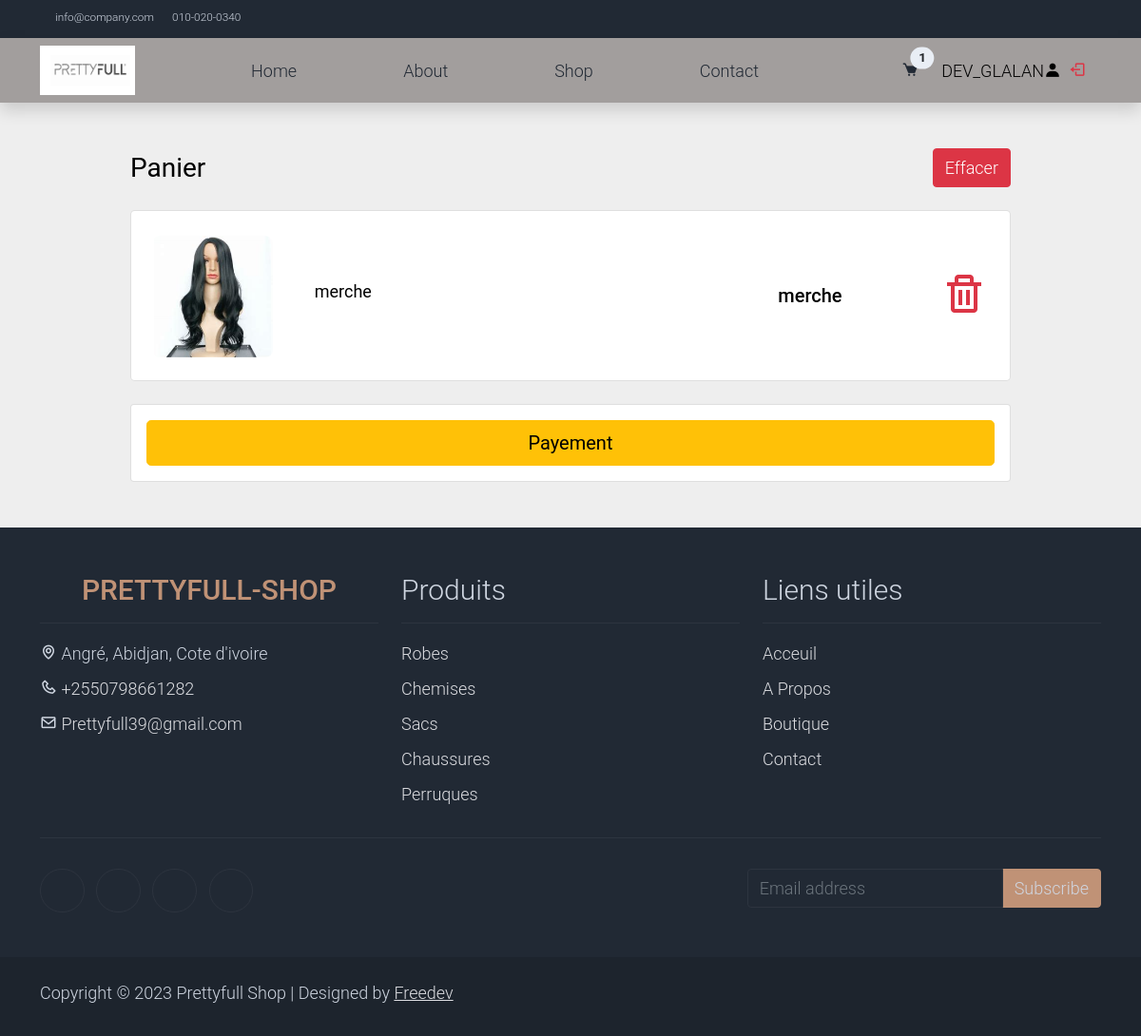
The page /cart/ (signed in) on the database its author committed.
### accounts/models.py (models this page shows)
class Shopper(AbstractUser):
    pass

### store/models.py (models this page shows, shortened)
class Cart(models.Model):
    user = models.OneToOneField(AUTH_USER_MODEL, on_delete=models.CASCADE)
    orders = models.ManyToManyField(Order)

class Order(models.Model):
    user = models.ForeignKey(AUTH_USER_MODEL, on_delete=models.CASCADE)
    product = models.ForeignKey(Product, on_delete=models.CASCADE)
    quantity = models.IntegerField(default=1)
    ordered = models.BooleanField(default=False)
    ordered_date = models.DateTimeField(blank=True, null=True)

class Product(models.Model):
    name = models.CharField(max_length=128)
    slug = models.SlugField(max_length=128)
    price = models.FloatField(default=0.0)
    stock = models.IntegerField(default=0)
    description = models.TextField(blank=True)
    thumbnail = models.ImageField(upload_to="products", blank=True, null=True)

### store/views.py (the view)
# urls.py: path('cart/', cart, name='cart'),
def cart(request):
    cart = get_object_or_404(Cart, user=request.user)
    return render(request,'store/cart.html', context={"orders": cart.orders.all()})

### store/templates/store/cart.html (shortened to what this page needs)
{% extends 'base.html' %}
{% block content %}
<section class="h-100" style="background-color: #eee;">
     <div class="container h-100 py-5">
       <div class="row d-flex justify-content-center align-items-center h-100">
         <div class="col-10">
           <div class="d-flex justify-content-between align-items-center mb-4">
             <h3 class="fw-normal mb-0 text-black">Panier</h3>
             <div>
               <p class="mb-0"><a href="{% url 'delete-cart' %}" class="btn btn-danger">Effacer</a></p>
             </div>
           </div>
           {% for order in orders %}
           <div class="card rounded-3 mb-4">
             <div class="card-body p-4">
               <div class="row d-flex justify-content-between align-items-center">
                 <div class="col-md-2 col-lg-2 col-xl-2">
                   <img
                     src="{{ order.product.thumbnail.url }}"
                     class="img-fluid rounded-3" alt="{{ order.product.name }}">
                 </div>
                 <div class="col-md-3 col-lg-3 col-xl-3">
                   <p class="lead fw-normal mb-2">{{ order.product.name }}</p>
                 </div>
                 <div class="col-md-3 col-lg-3 col-xl-2 d-flex">
                   <button class="btn btn-link px-2"
                     onclick="this.parentNode.querySelector('input[type=number]').stepDown()">
                   </button>
                 </div>
                 <div class="col-md-3 col-lg-2 col-xl-2 offset-lg-1">
                   <h5 class="mb-0">{{ order.product.name }}</h5>
                 </div>
                 <div class="col-md-1 col-lg-1 col-xl-1 text-end">
                   <a href="{% url 'delete-cart' %}" class="text-danger"><i class='bx bx-trash bx-lg'></i></a>
                 </div>
               </div>
             </div>
           </div>
           {% endfor %}
           <div class="card">
             <div class="card-body">
               <button type="button" class="btn btn-warning btn-block btn-lg">Payement</button>
             </div>
           </div>
         </div>
       </div>
     </div>
   </section>
{% endblock content %}

### templates/base.html (shortened to what this page needs)
<!DOCTYPE html>
<html lang="fr">
<head>
    <link rel="stylesheet" href="https://cdn.jsdelivr.net/npm/bootstrap@4.3.1/dist/css/bootstrap.min.css">
    <link href='https://unpkg.com/boxicons@2.1.4/css/boxicons.min.css' rel='stylesheet'>
    {% load static %}
    <link rel="stylesheet" href=" {% static 'css/bootstrap.min.css' %}">
    <link rel="stylesheet" href="{% static 'css/exemple.css' %}">
    <link rel="stylesheet" href="{% static 'css/templatemo.css' %}">
</head>
<body>
   <nav class="navbar navbar-expand-lg bg-dark navbar-light d-none d-lg-block" id="templatemo_nav_top">
      <div class="container text-light">
          <div class="w-100 d-flex justify-content-between">
              <div>
                  <a class="navbar-sm-brand text-light text-decoration-none" href="mailto:info@company.com">info@company.com</a>
                  <a class="navbar-sm-brand text-light text-decoration-none" href="tel:010-020-0340">010-020-0340</a>
              </div>
              <div>
                  <a class="text-light" href="https://fb.com/templatemo" target="_blank" rel="sponsored"></a>
                  <a class="text-light" href="https://www.instagram.com/" target="_blank"></a>
                  <a class="text-light" href="https://twitter.com/" target="_blank"></a>
              </div>
          </div>
      </div>
  </nav>
  <nav class="navbar navbar-expand-lg navbar-light shadow">
    <div class="container d-flex justify-content-between align-items-center">
        <a href="" class="logo"><img src="{% static 'images/logo.png'%}" alt=""></a>
        <div class="align-self-center collapse navbar-collapse flex-fill  d-lg-flex justify-content-lg-between" id="templatemo_main_nav">
            <div class="flex-fill">
                <ul class="nav navbar-nav d-flex justify-content-between mx-lg-auto">
                    <li class="nav-item">
                        <a class="nav-link" href="{% url 'index'%}">Home</a>
                    </li>
                    <li class="nav-item">
                        <a class="nav-link" href="{% url 'about'%}">About</a>
                    </li>
                    <li class="nav-item">
                        <a class="nav-link" href="shop.html">Shop</a>
                    </li>
                    <li class="nav-item">
                        <a class="nav-link" href="{% url 'contact' %}">Contact</a>
                    </li>
                </ul>
            </div>
            <div class="navbar align-self-center d-flex">
                <a class="nav-icon d-none d-lg-inline" href="#" data-bs-toggle="modal" data-bs-target="#templatemo_search">
                </a>
                <a class="nav-icon position-relative text-decoration-none" href="{% url 'cart' %}">
                    <i class='bx bxs-cart mr-1' ></i>
                    <span class="position-absolute top-0 left-100 translate-middle badge rounded-pill bg-light text-dark">{{ user.cart.orders.count }}</span>
                </a>
                {% if user.is_authenticated %}
                 {{ user.username }}<i class='bx bxs-user bx-2x'></i>
             <a href="{% url 'logout' %}">
                <i class='bx bx-log-out ml-2 text-danger bx-3x'></i>
             </a>
             {% endif %}
            </div>
        </div>
    </div>
</nav>
      {% block content %}
      {% endblock content %}
      <footer class="bg-dark" id="tempaltemo_footer">
         <div class="container">
             <div class="row">
                 <div class="col-md-4 pt-5">
                     <h2 class="h2 text-success border-bottom pb-3 border-light logo">PRETTYFULL-SHOP</h2>
                     <ul class="list-unstyled text-light footer-link-list">
                         <li>
                            <i class='bx bx-map'></i>
                            Angré, Abidjan, Cote d'ivoire
                         </li>
                         <li>
                            <i class='bx bx-phone'></i>
                           <a class="text-decoration-none" href="tel:">+2550798661282</a>
                         </li>
                         <li>
                            <i class='bx bx-envelope'></i>
                             <a class="text-decoration-none" href="mailto:">Prettyfull39@gmail.com</a>
                         </li>
                     </ul>
                 </div>
                 <div class="col-md-4 pt-5">
                     <h2 class="h2 text-light border-bottom pb-3 border-light">Produits</h2>
                     <ul class="list-unstyled text-light footer-link-list">
                         <li><a class="text-decoration-none" href="#">Robes</a></li>
                         <li><a class="text-decoration-none" href="#">Chemises</a></li>
                         <li><a class="text-decoration-none" href="#">Sacs</a></li>
                         <li><a class="text-decoration-none" href="#">Chaussures</a></li>
                         <li><a class="text-decoration-none" href="#">Perruques</a></li>
                     </ul>
                 </div>
                 <div class="col-md-4 pt-5">
                     <h2 class="h2 text-light border-bottom pb-3 border-light">Liens utiles</h2>
                     <ul class="list-unstyled text-light footer-link-list">
                         <li><a class="text-decoration-none" href="{% url 'index'%}">Acceuil</a></li>
                         <li><a class="text-decoration-none" href="{% url 'about'%}">A Propos</a></li>
                         <li><a class="text-decoration-none" href="#">Boutique</a></li>
                         <li><a class="text-decoration-none" href="#">Contact</a></li>
                     </ul>
                 </div>
             </div>
             <div class="row text-light mb-4">
                 <div class="col-12 mb-3">
                     <div class="w-100 my-3 border-top border-light"></div>
                 </div>
                 <div class="col-auto me-auto">
                     <ul class="list-inline text-left footer-icons">
                         <li class="list-inline-item border border-light rounded-circle text-center">
                         </li>
                         <li class="list-inline-item border border-light rounded-circle text-center">
                         </li>
                         <li class="list-inline-item border border-light rounded-circle text-center">
                         </li>
                         <li class="list-inline-item border border-light rounded-circle text-center">
                         </li>
                     </ul>
                 </div>
                 <div class="col-auto">
                     <div class="input-group mb-2">
                         <input type="text" class="form-control bg-dark border-light" id="subscribeEmail" placeholder="Email address">
                         <div class="input-group-text btn-success text-light">Subscribe</div>
                     </div>
                 </div>
             </div>
         </div>
         <div class="w-100 bg-black py-3">
             <div class="container">
                 <div class="row pt-2">
                     <div class="col-12">
                         <p class="text-left text-light">
                             Copyright © 2023 Prettyfull Shop
                             | Designed by <a rel="sponsored" href="" target="_blank">Freedev</a>
                         </p>
                     </div>
                 </div>
             </div>
         </div>
     </footer>
</body>
</html>

### static/css/exemple.css (style rules this page uses)
body { background-color: #A29E9D; color: black; }
.logo { display: flex; justify-content: center; align-items: center; font-weight: 700; }
.logo img { width: 100px; margin-right: 1rem; }

### static/css/templatemo.css (style rules this page uses)
body, ul, li, p, a, label, input, div { font-family: 'Roboto', sans-serif; font-size: 18px !important; font-weight: 300 !important; }
.h2 { font-family: 'Roboto', sans-serif; font-size: 30px !important; font-weight: 300; }
.logo { font-weight: 500 !important; }
.text-success { color:#C09276 !important; }
.text-light { color: #cfd6e1 !important; }
.bg-dark { background-color: #212934 !important; }
.bg-light { background-color: #e9eef5 !important; }
.bg-black { background-color: #1d242d !important; }
.btn-success { background-color: #C09276 !important; border-color:#C09276 !important; }
#templatemo_nav_top { min-height: 40px; }
#templatemo_nav_top * { font-size: .9em !important; }
#templatemo_main_nav a { color: #212934; }
#templatemo_main_nav .navbar .nav-icon { margin-right: 20px; }
.form-control { border: 1px solid #e8e8e8; }
#tempaltemo_footer a { color: #dcdde1; }
#tempaltemo_footer ul.footer-link-list li { padding-top: 10px; }
#tempaltemo_footer ul.footer-icons li { width: 2.6em; height: 2.6em; line-height: 2.6em; }
#tempaltemo_footer .border-light { border-color: #2d343f !important; }
@media (min-width: 768px) { #templatemo_main_nav .navbar-nav { max-width: 450px; } }
@media (min-width: 992px) { #templatemo_main_nav .navbar-nav { max-width: 550px; } }

### rows shown on the page
Shopper: cart.orders.count "1", username "DEV_GLALAN"
Order: product.thumbnail (picture), product.name "merche"
